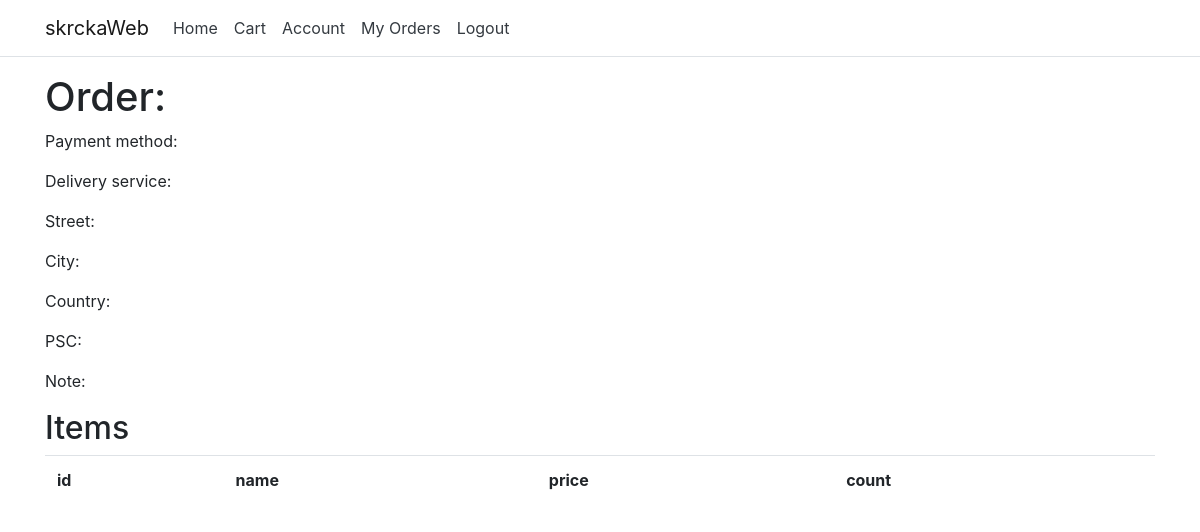
Before: /shop/order_detail/2 (signed in) with the older database file.
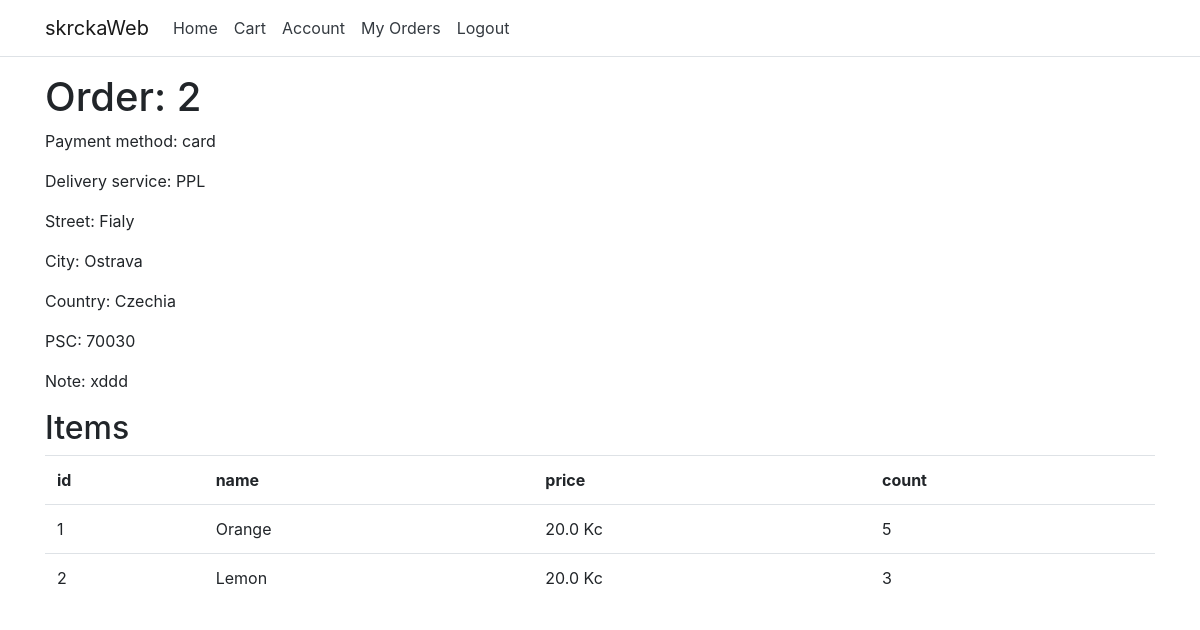
After: the same page with the newer database file.
### shop/models.py (models this page shows, shortened)
class Order(models.Model):
    user = models.ForeignKey(get_user_model(), on_delete=models.CASCADE, default=0)
    payment_method = models.ForeignKey(PaymentMethod, on_delete=models.CASCADE, default=0)
    delivery_service = models.ForeignKey(DeliveryService, on_delete=models.CASCADE, default=0)
    street = models.CharField(max_length=255)
    city = models.CharField(max_length=255)
    country = models.CharField(max_length=255)
    psc = models.CharField(max_length=5)
    note = models.CharField(max_length=255)

class PaymentMethod(models.Model):
    name = models.CharField(max_length=255)
    desc = models.CharField(max_length=255)

class DeliveryService(models.Model):
    name = models.CharField(max_length=255)
    price = models.FloatField()

class OrderItem(models.Model):
    product = models.ForeignKey(Product, on_delete=models.CASCADE, default=0)
    count = models.IntegerField(default=0)
    order = models.ForeignKey(Order, on_delete=models.CASCADE, default=0)

class Product(models.Model):
    name = models.CharField(max_length=255)
    price = models.FloatField()
    stock = models.IntegerField()
    image_url = models.CharField(max_length=2083)

### shop/views.py (the view)
# urls.py: path('order_detail/<int:id>', views.order_detail, name='order_detail'),
@login_required
def order_detail(request, id):
    o = Order.objects.filter(id=id).first()
    ois = OrderItem.objects.filter(order_id=id)
    return render(request, 'order_detail.html',
                    {'o': o, 'ois': ois})

### shop/templates/order_detail.html
{% extends 'base.html' %}
{% block content %}
<h1>Order: {{ o.id }}</h1>
<p>Payment method: {{ o.payment_method.name }}</p>
<p>Delivery service: {{ o.delivery_service.name }}</p>
<p>Street: {{ o.street }}</p>
<p>City: {{ o.city }}</p>
<p>Country: {{ o.country }}</p>
<p>PSC: {{ o.psc }}</p>
<p>Note: {{ o.note }}</p>
<h2>Items</h1>
    <table class="table">
        <tr>
            <th>id</th>
            <th>name</th>
            <th>price</th>
            <th>count</th>
        </tr>
        {% for item in ois %}
        <tr>
            <td>{{ item.id }}</td>
            <td>{{ item.product.name }}</td>
            <td>{{ item.product.price }} Kc</td>
            <td>{{ item.count }}</td>
        </tr>
        {% endfor %}
    </table>
    {% endblock %}

Changed rows visible on the page:
added Order: id "2", payment_method.name "card", delivery_service.name "PPL", street "Fialy", city "Ostrava", country "Czechia", psc "70030", note "xddd"
added OrderItem: id "1", product.name "Orange", product.price "20.0", count "5"
added OrderItem: id "2", product.name "Lemon", product.price "20.0", count "3"
